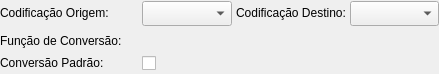
<?xml version="1.0" encoding="UTF-8"?>
<ui version="4.0">
 <class>ConversaoCodificacaoWidget</class>
 <widget class="QWidget" name="ConversaoCodificacaoWidget">
  <property name="geometry">
   <rect>
    <x>0</x>
    <y>0</y>
    <width>439</width>
    <height>74</height>
   </rect>
  </property>
  <property name="minimumSize">
   <size>
    <width>0</width>
    <height>0</height>
   </size>
  </property>
  <property name="windowTitle">
   <string>Form</string>
  </property>
  <layout class="QGridLayout" name="convcod_grid">
   <property name="margin">
    <number>0</number>
   </property>
   <property name="spacing">
    <number>4</number>
   </property>
   <item row="0" column="0">
    <widget class="QLabel" name="cod_orig_lbl">
     <property name="sizePolicy">
      <sizepolicy hsizetype="Fixed" vsizetype="Fixed">
       <horstretch>0</horstretch>
       <verstretch>0</verstretch>
      </sizepolicy>
     </property>
     <property name="minimumSize">
      <size>
       <width>107</width>
       <height>0</height>
      </size>
     </property>
     <property name="maximumSize">
      <size>
       <width>16777215</width>
       <height>16777215</height>
      </size>
     </property>
     <property name="text">
      <string>Codificação Origem:</string>
     </property>
    </widget>
   </item>
   <item row="0" column="1">
    <widget class="QComboBox" name="cod_orig_cmb">
     <property name="enabled">
      <bool>true</bool>
     </property>
     <property name="minimumSize">
      <size>
       <width>0</width>
       <height>25</height>
      </size>
     </property>
    </widget>
   </item>
   <item row="0" column="2">
    <widget class="QLabel" name="cod_dest_lbl">
     <property name="sizePolicy">
      <sizepolicy hsizetype="Fixed" vsizetype="Fixed">
       <horstretch>0</horstretch>
       <verstretch>0</verstretch>
      </sizepolicy>
     </property>
     <property name="minimumSize">
      <size>
       <width>107</width>
       <height>0</height>
      </size>
     </property>
     <property name="maximumSize">
      <size>
       <width>16777215</width>
       <height>16777215</height>
      </size>
     </property>
     <property name="text">
      <string>Codificação Destino:</string>
     </property>
    </widget>
   </item>
   <item row="0" column="3">
    <widget class="QComboBox" name="cod_dest_cmb">
     <property name="enabled">
      <bool>true</bool>
     </property>
     <property name="minimumSize">
      <size>
       <width>0</width>
       <height>25</height>
      </size>
     </property>
    </widget>
   </item>
   <item row="1" column="0">
    <widget class="QLabel" name="funcconv_lbl">
     <property name="sizePolicy">
      <sizepolicy hsizetype="Fixed" vsizetype="Fixed">
       <horstretch>0</horstretch>
       <verstretch>0</verstretch>
      </sizepolicy>
     </property>
     <property name="minimumSize">
      <size>
       <width>138</width>
       <height>0</height>
      </size>
     </property>
     <property name="maximumSize">
      <size>
       <width>121</width>
       <height>16777215</height>
      </size>
     </property>
     <property name="text">
      <string>Função de Conversão:</string>
     </property>
    </widget>
   </item>
   <item row="1" column="1" colspan="3">
    <spacer name="horizontalSpacer">
     <property name="orientation">
      <enum>Qt::Horizontal</enum>
     </property>
     <property name="sizeHint" stdset="0">
      <size>
       <width>273</width>
       <height>20</height>
      </size>
     </property>
    </spacer>
   </item>
   <item row="2" column="0">
    <widget class="QLabel" name="convpadrao_lbl">
     <property name="sizePolicy">
      <sizepolicy hsizetype="Fixed" vsizetype="Fixed">
       <horstretch>0</horstretch>
       <verstretch>0</verstretch>
      </sizepolicy>
     </property>
     <property name="minimumSize">
      <size>
       <width>50</width>
       <height>0</height>
      </size>
     </property>
     <property name="maximumSize">
      <size>
       <width>16777215</width>
       <height>16777215</height>
      </size>
     </property>
     <property name="text">
      <string>Conversão Padrão:</string>
     </property>
    </widget>
   </item>
   <item row="2" column="1">
    <widget class="QCheckBox" name="conv_padrao_chk">
     <property name="text">
      <string/>
     </property>
    </widget>
   </item>
  </layout>
 </widget>
 <resources/>
 <connections/>
</ui>
